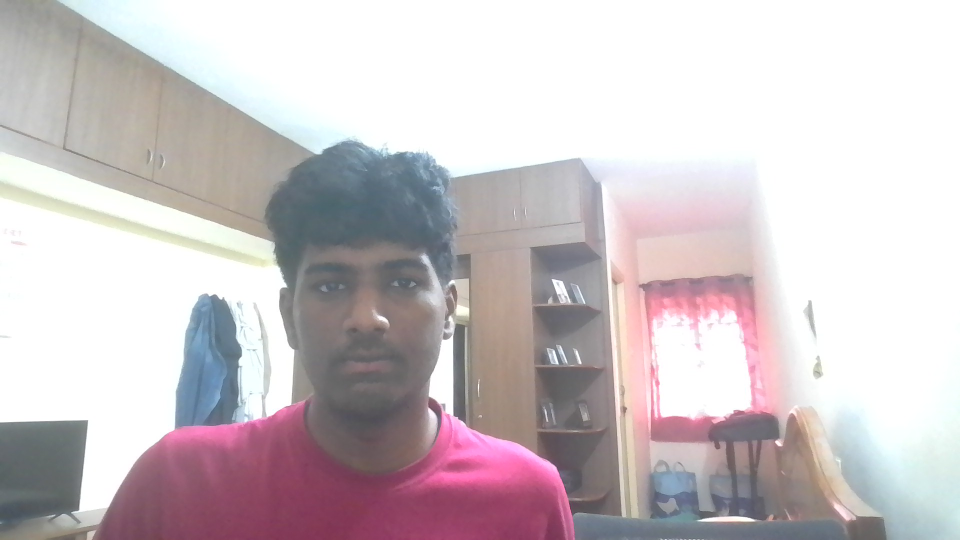
#> input picture Face_DB/Praveen.jpg, 1920 x 1080 px, found by its file name (shown at 1/2 size)
$ python OpenCV_Backup.py
#> lines starting #> are read from the running program, lines starting #| are printed output that depends on the picture
import cv2
import numpy as np
import os
from datetime import datetime
import time
import math

# Initialize the face recognizer and face detector
face_recognizer = cv2.face.LBPHFaceRecognizer_create()
face_cascade = cv2.CascadeClassifier(cv2.data.haarcascades + 'haarcascade_frontalface_default.xml')

# Enhanced UI colors with more vibrant palette
COLORS = {
    'green': (0, 255, 0),      # Recognized faces
    'red': (0, 0, 255),        # Unknown faces
    'blue': (255, 140, 0),     # UI elements - Deep Sky Blue
    'white': (255, 255, 255),  # Text
    'yellow': (0, 255, 255),   # Highlights - Cyan
    'purple': (255, 0, 255),   # Magenta for special effects
    'orange': (0, 165, 255),   # Orange for warnings
    'dark_gray': (40, 40, 40), # Background
    'light_blue': (255, 200, 100), # Light blue for accents
}

# Global animation variables
animation_frame = 0
scanning_animation = 0
system_paused = False
session_stats = {
    'detected_names': set(),  # Store unique names detected
    'session_start': time.time(),
    'last_reset': time.time()
}

def print_fancy_header():
    """Print an enhanced terminal header with emojis and styling"""
    print("\n" + "="*80)
    print("🎯 " + " "*20 + "ADVANCED FACE RECOGNITION SYSTEM" + " "*20 + " 🎯")
    print("="*80)
    print("🚀 Initializing AI-Powered Face Recognition Technology...")
    print("🔬 Powered by OpenCV & Deep Learning Algorithms")
    print("📅 Session Started:", datetime.now().strftime("%Y-%m-%d %H:%M:%S"))
    print("="*80)

# [6 lines left out: function print_training_progress, not called in this run]

def show_loader(frame, message, progress=0.5, color=(100, 255, 100)):
    """Show a loading animation overlay"""
    height, width = frame.shape[:2]

    # Create semi-transparent overlay
    overlay = frame.copy()
    cv2.rectangle(overlay, (0, 0), (width, height), (0, 0, 0), -1)
    frame = cv2.addWeighted(frame, 0.3, overlay, 0.7, 0)

    # Calculate center
    center_x, center_y = width // 2, height // 2

    # Draw loading circle
    radius = 60
    thickness = 8

    # Background circle
    cv2.circle(frame, (center_x, center_y), radius, (50, 50, 50), thickness)

    # Progress arc
    start_angle = -90  # Start from top
    end_angle = start_angle + (360 * progress)

    # Convert to OpenCV format (0-360 becomes 0-360)
    start_angle_cv = int(start_angle)
    end_angle_cv = int(end_angle)

    # Draw progress arc
    cv2.ellipse(frame, (center_x, center_y), (radius, radius), 0, start_angle_cv, end_angle_cv, color, thickness)

    # Loading text
    text_size = cv2.getTextSize(message, cv2.FONT_HERSHEY_SIMPLEX, 1.0, 2)[0]
    text_x = center_x - text_size[0] // 2
    text_y = center_y + radius + 50

    cv2.putText(frame, message, (text_x, text_y), cv2.FONT_HERSHEY_SIMPLEX, 1.0, color, 2)

    # Percentage text
    percentage_text = f"{int(progress * 100)}%"
    perc_size = cv2.getTextSize(percentage_text, cv2.FONT_HERSHEY_SIMPLEX, 0.8, 2)[0]
    perc_x = center_x - perc_size[0] // 2
    perc_y = center_y + 10

    cv2.putText(frame, percentage_text, (perc_x, perc_y), cv2.FONT_HERSHEY_SIMPLEX, 0.8, COLORS['white'], 2)

    return frame

def animated_loader(video_capture, message, duration=5.0, color=(100, 255, 100)):
    """Show animated loader for specified duration"""
    start_time = time.time()

    while time.time() - start_time < duration:
        ret, frame = video_capture.read()
        if not ret:
            break

        frame = cv2.flip(frame, 1)

        # Calculate progress (0 to 1)
        elapsed = time.time() - start_time
        progress = min(elapsed / duration, 1.0)

        frame = show_loader(frame, message, progress, color)

        cv2.imshow('🎯 Advanced Face Recognition System', frame)
        cv2.waitKey(30)  # ~30 FPS

    return True

# [191 lines left out: functions print_session_stats, create_scanning_animation, add_enhanced_ui, draw_animated_face_box, not called in this run]
def prepare_training_data():
    faces = []
    labels = []
    names = []

    # Face database folder path
    face_db_path = r"D:/(000) STUDIES/(000) SEM - VII/Real_Time_Face/Face_DB"

    # Check if Face_DB folder exists
    if not os.path.exists(face_db_path):
        print("Face_DB folder not found!")
        return None, None, None

    # Get all image files from Face_DB folder
    image_extensions = ['.jpg', '.jpeg', '.png', '.bmp']
    image_files = []

    for file in os.listdir(face_db_path):
        if any(file.lower().endswith(ext) for ext in image_extensions):
            image_files.append(file)
#> pass 2 of the loop in prepare_training_data, `for file in os.listdir(face_db_path):`:
#> pass 3 of the loop in prepare_training_data, `for file in os.listdir(face_db_path):`:

    if not image_files:
        print("No image files found in Face_DB folder!")
        return None, None, None

    print(f"Found {len(image_files)} images in Face_DB folder:")

    # Process each image file
    label_id = 0
    for image_file in image_files:
        img_path = os.path.join(face_db_path, image_file)
        img = cv2.imread(img_path)
#> img is the input picture: shape (1080, 1920, 3); mean B, G, R 198.7, 195.5, 204.3

        if img is None:
            print(f"Could not load image: {image_file}")
            continue

        # Get person name from filename (without extension)
        person_name = os.path.splitext(image_file)[0]
        print(f"Processing {person_name}...")

        # Convert to grayscale
        gray = cv2.cvtColor(img, cv2.COLOR_BGR2GRAY)
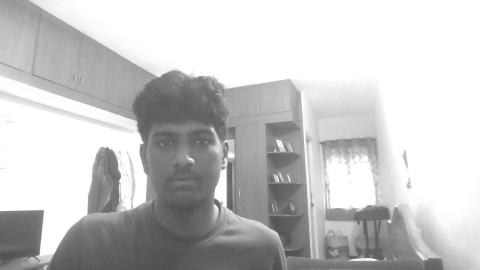
#> gray: shape (1080, 1920) (shown at 1/4 size); min 55, max 255, mean 198.5

        # Detect faces
        faces_rect = face_cascade.detectMultiScale(gray, scaleFactor=1.1, minNeighbors=5, minSize=(30, 30))
#> faces_rect = [[980, 435, 284, 284], [549, 428, 360, 360]]

        if len(faces_rect) == 0:
            print(f"No face found in image: {image_file}")
            continue

        # Use the first detected face (largest face if multiple)
        if len(faces_rect) > 1:
            # Sort faces by area (largest first)
            faces_rect = sorted(faces_rect, key=lambda x: x[2] * x[3], reverse=True)
#> faces_rect = [[549, 428, 360, 360], [980, 435, 284, 284]]

        (x, y, w, h) = faces_rect[0]
#> x = 549; y = 428; w = 360; h = 360
        face = gray[y:y+h, x:x+w]
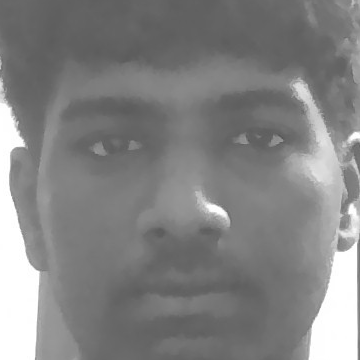
#> face: shape (360, 360); min 84, max 255, mean 130.9

        # Resize to standard size for better recognition
        face = cv2.resize(face, (200, 200))
#> face: shape (200, 200)

        faces.append(face)
        labels.append(label_id)
        names.append(person_name)

        print(f"Successfully processed {person_name} (Label: {label_id})")
        label_id += 1
#> pass 2 of the loop in prepare_training_data, `for image_file in image_files:`:
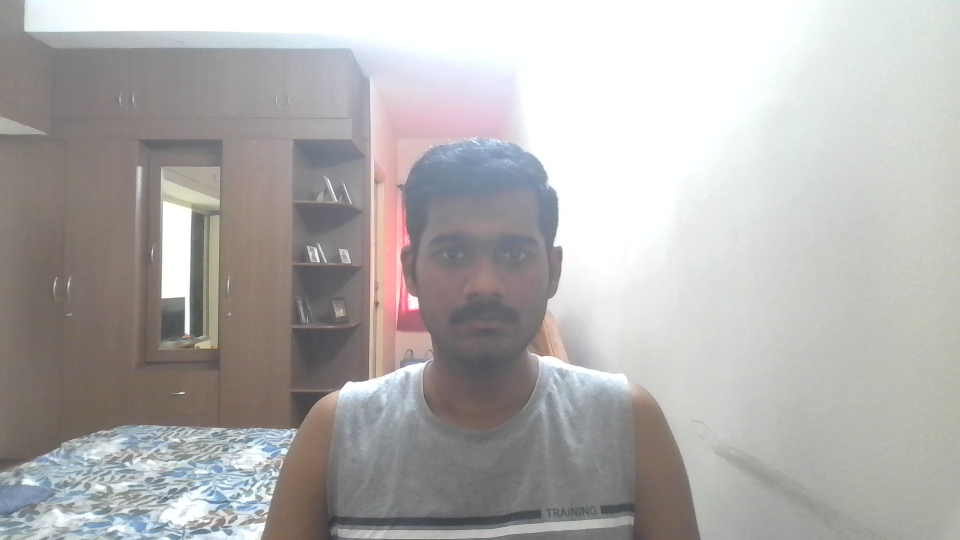
#> input picture Face_DB/Predeep.jpg, 1920 x 1080 px, found by its file name (shown at 1/2 size)
#> in prepare_training_data, img is the input picture: shape (1080, 1920, 3); mean B, G, R 174.5, 175.7, 178
#> in prepare_training_data, `gray = cv2.cvtColor(img, cv2.COLOR_BGR2GRAY)`:
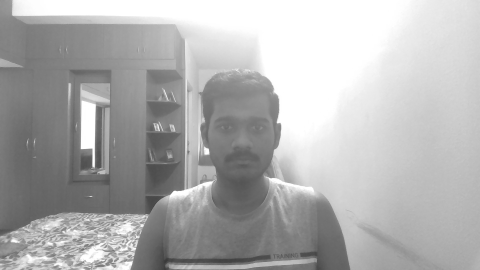
#> gray: shape (1080, 1920) (shown at 1/4 size); min 48, max 255, mean 176.3
#> in prepare_training_data, `faces_rect = face_cascade.detectMultiScale(gray, scaleFactor=1.1, minN..`: faces_rect = [[808, 392, 312, 312]]
#> x = 808; y = 392; w = 312
#> in prepare_training_data, `face = gray[y:y+h, x:x+w]`:
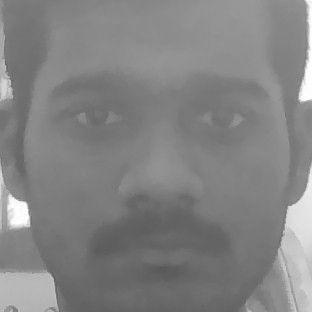
#> face: shape (312, 312); min 88, max 255, mean 130.9
#> pass 3 of the loop in prepare_training_data, `for image_file in image_files:`:
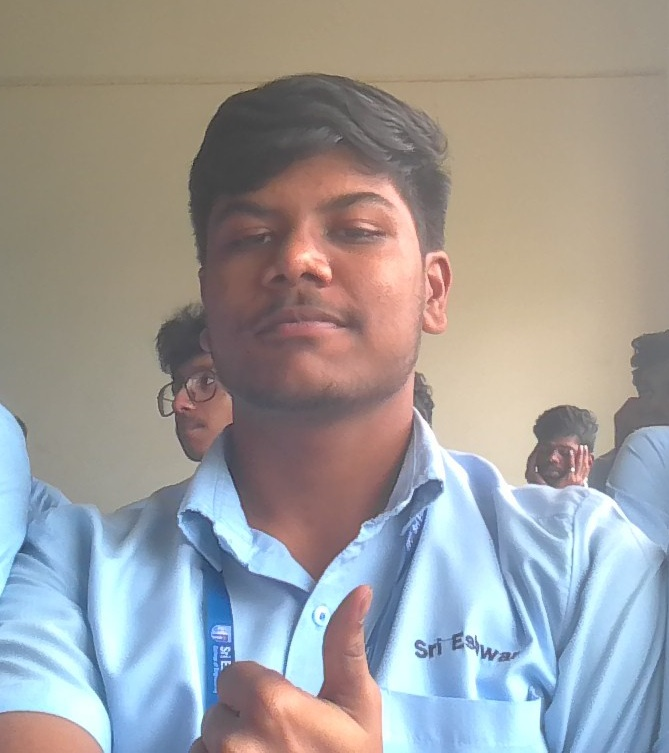
#> input picture Face_DB/Rajvikash.jpg, 669 x 753 px, found by its file name
#> in prepare_training_data, img is the input picture: shape (753, 669, 3); mean B, G, R 154.8, 155.9, 157.9
#> in prepare_training_data, `gray = cv2.cvtColor(img, cv2.COLOR_BGR2GRAY)`:
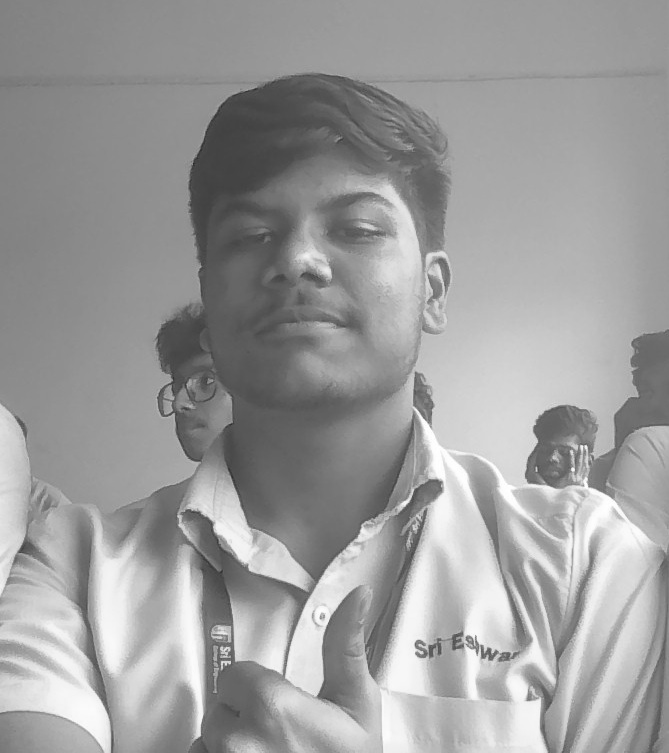
#> gray: shape (753, 669); min 40, max 255, mean 156.4
#> in prepare_training_data, `faces_rect = face_cascade.detectMultiScale(gray, scaleFactor=1.1, minN..`: faces_rect = [[183, 130, 255, 255]]
#> x = 183; y = 130; w = 255
#> in prepare_training_data, `face = gray[y:y+h, x:x+w]`:
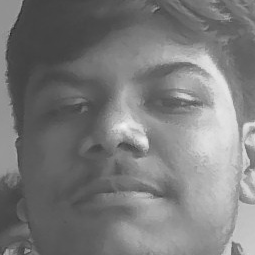
#> face: shape (255, 255); min 40, max 242, mean 122.8

    if not faces:
        print("No faces were successfully processed!")
        return None, None, None

    print(f"Training data prepared successfully for {len(faces)} faces!")
#| Training data prepared successfully for 3 faces!
    return faces, labels, names

# Enhanced main execution with animations and improved UI
print_fancy_header()

print("📚 Preparing training data...")
faces, labels, names = prepare_training_data()
#> faces = 3 items; labels = [0, 1, 2]; names = ['Praveen', 'Predeep', 'Rajvikash']

if faces is not None and labels is not None and names is not None:
    print("\n🧠 Training the face recognizer...")
    face_recognizer.train(faces, np.array(labels))
    print("✅ Training completed successfully!")

    print(f"👥 Trained on {len(names)} people: {', '.join(names)}")
#| 👥 Trained on 3 people: Praveen, Predeep, Rajvikash
    print("\n🎥 Initializing camera system...")

    # Initialize video capture with better settings
    video_capture = cv2.VideoCapture(0)
    video_capture.set(cv2.CAP_PROP_FRAME_WIDTH, 1280)
    video_capture.set(cv2.CAP_PROP_FRAME_HEIGHT, 720)
    video_capture.set(cv2.CAP_PROP_FPS, 30)

    # Create fullscreen window
    cv2.namedWindow('🎯 Advanced Face Recognition System', cv2.WINDOW_NORMAL)
    cv2.setWindowProperty('🎯 Advanced Face Recognition System', cv2.WND_PROP_FULLSCREEN, cv2.WINDOW_FULLSCREEN)

    print("="*80)
    print("🚀 SYSTEM READY! Camera feed starting...")
    print("🎮 CONTROLS:")
    print("   Q - Quit System")
    print("   F - Toggle Fullscreen")
    print("   P - Pause/Resume Recognition")
    print("   R - Reset Statistics")
    print("="*80)

    # Show camera initialization loader
    print("📹 Initializing camera system...")
    animated_loader(video_capture, "Initializing Camera...", 5.0, COLORS['blue'])
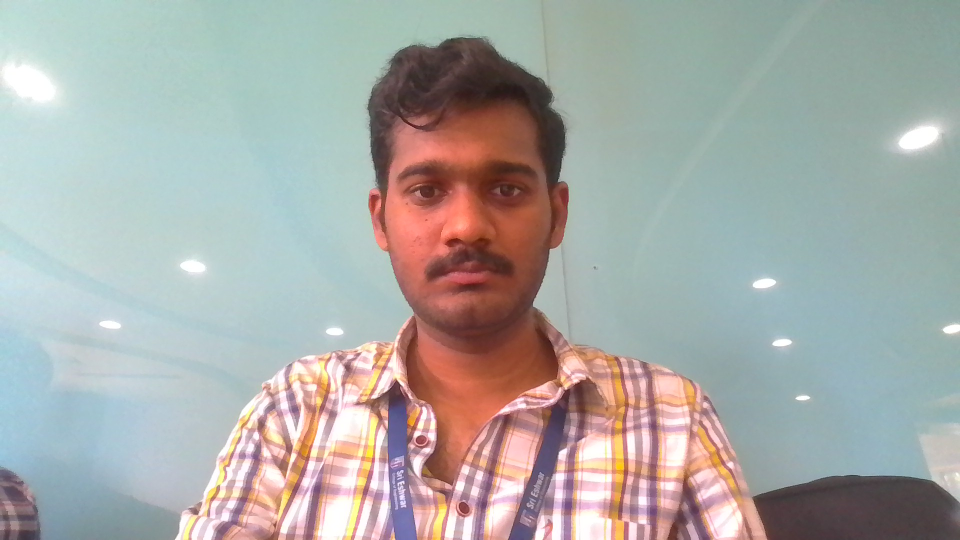
#> input picture Old_Pics_Nov25/Predeep.jpg, 1920 x 1080 px, given in place of the camera (shown at 1/2 size)
#> in animated_loader, frame is the input picture: shape (1080, 1920, 3); mean B, G, R 167.5, 170.8, 169.4
#> in animated_loader, `frame = cv2.flip(frame, 1)`:
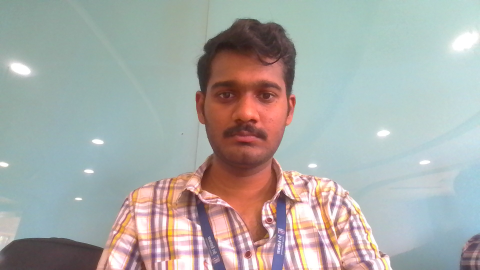
#> frame: shape (1080, 1920, 3) (shown at 1/4 size); mean B, G, R 167.5, 170.8, 169.4
#> in show_loader, `frame = cv2.addWeighted(frame, 0.3, overlay, 0.7, 0)`:
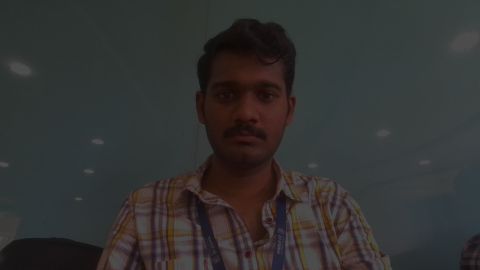
#> frame: shape (1080, 1920, 3) (shown at 1/4 size); mean B, G, R 50.3, 51.3, 50.8
#> in show_loader, `cv2.putText(frame, message, (text_x, text_y), cv2.FONT_HERSHEY_SIMPLEX..`:
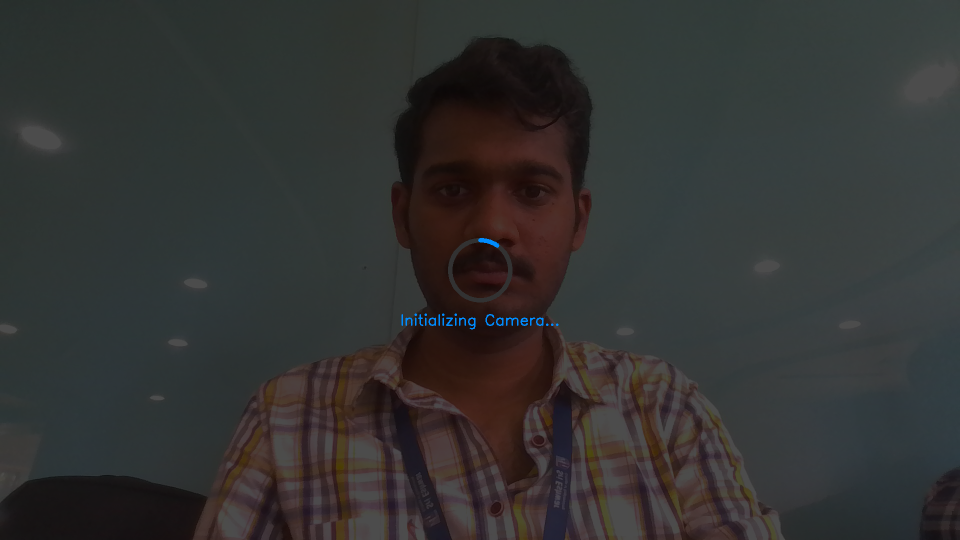
#> frame: shape (1080, 1920, 3) (shown at 1/2 size); mean B, G, R 50.6, 51.4, 50.8
    print("✅ Camera initialization complete!")

    session_stats['session_start'] = time.time()

    while True:
        ret, frame = video_capture.read()

        if not ret:
            print("❌ Failed to capture frame from camera")
            break

        # Flip frame for mirror effect
        frame = cv2.flip(frame, 1)

        detected_count = 0
        recognized_count = 0

        if not system_paused:
            # Convert to grayscale
            gray = cv2.cvtColor(frame, cv2.COLOR_BGR2GRAY)
            gray = cv2.equalizeHist(gray)  # Enhance contrast

            # Detect faces with optimized parameters for stability
            faces_rect = face_cascade.detectMultiScale(
                gray,
                scaleFactor=1.1,     # Slower but more accurate
                minNeighbors=8,      # Higher value = fewer false positives
                minSize=(80, 80),    # Larger minimum size
                maxSize=(400, 400),  # Maximum size to avoid huge detections
                flags=cv2.CASCADE_SCALE_IMAGE
            )

            detected_count = len(faces_rect)

            # Process each detected face
            for (x, y, w, h) in faces_rect:
                # Extract face region
                face = gray[y:y+h, x:x+w]

                # Resize to match training data
                face = cv2.resize(face, (200, 200))

                # Perform recognition
                label, confidence = face_recognizer.predict(face)

                # Enhanced confidence threshold with multiple levels
                if confidence < 70 and label < len(names):  # Optimized threshold
                    name = names[label]
                    is_recognized = True
                    recognized_count += 1
                    # Add recognized name to session stats
                    session_stats['detected_names'].add(name)
                else:
                    name = "Unknown"
                    is_recognized = False

                # Adjust confidence for display purposes
                display_confidence = max(0, confidence - 30)

                # Draw animated face box
                frame = draw_animated_face_box(frame, x, y, w, h, name, display_confidence, is_recognized)

        # Add enhanced UI
        frame = add_enhanced_ui(frame, detected_count, recognized_count, len(names))

        # Display the frame
        cv2.imshow('🎯 Advanced Face Recognition System', frame)

        # Handle key presses
        key = cv2.waitKey(1) & 0xFF
        if key == ord('q'):
            print("\n🛑 Shutting down system...")
            # Show quit loader
            animated_loader(video_capture, "Quitting System...", 3.0, COLORS['red'])
            break
        elif key == ord('f'):
            # Toggle fullscreen
            prop = cv2.getWindowProperty('🎯 Advanced Face Recognition System', cv2.WND_PROP_FULLSCREEN)
            if prop == cv2.WINDOW_FULLSCREEN:
                cv2.setWindowProperty('🎯 Advanced Face Recognition System', cv2.WND_PROP_FULLSCREEN, cv2.WINDOW_NORMAL)
                print("🪟 Switched to windowed mode")
            else:
                cv2.setWindowProperty('🎯 Advanced Face Recognition System', cv2.WND_PROP_FULLSCREEN, cv2.WINDOW_FULLSCREEN)
                print("🖥️  Switched to fullscreen mode")
        elif key == ord('p'):
            # Toggle pause with loader only for resume
            if not system_paused:
                print("⏸️  System PAUSED - Recognition stopped")
                system_paused = True
            else:
                print("▶️  Resuming system...")
                animated_loader(video_capture, "Resuming System...", 2.0, COLORS['green'])
                system_paused = False
                print("▶️  System RESUMED - Recognition active")
        elif key == ord('r'):
            # Reset statistics with loader
            print("🔄 Resetting statistics...")
            animated_loader(video_capture, "Resetting System...", 5.0, COLORS['purple'])
            session_stats['detected_names'].clear()
            session_stats['last_reset'] = time.time()
            print("🔄 Statistics RESET - Names list cleared")

    # Cleanup and session summary
    video_capture.release()
    cv2.destroyAllWindows()

    print("\n" + "="*80)
    print("🏁 SESSION COMPLETED")
    print_session_stats()
    print("🙏 Thank you for using Advanced Face Recognition System!")
    print("="*80)
else:
    print("❌ Failed to prepare training data.")
    print("📝 Please check your Face_DB folder and ensure it contains valid image files.")
    print("💡 Supported formats: .jpg, .jpeg, .png, .bmp")
